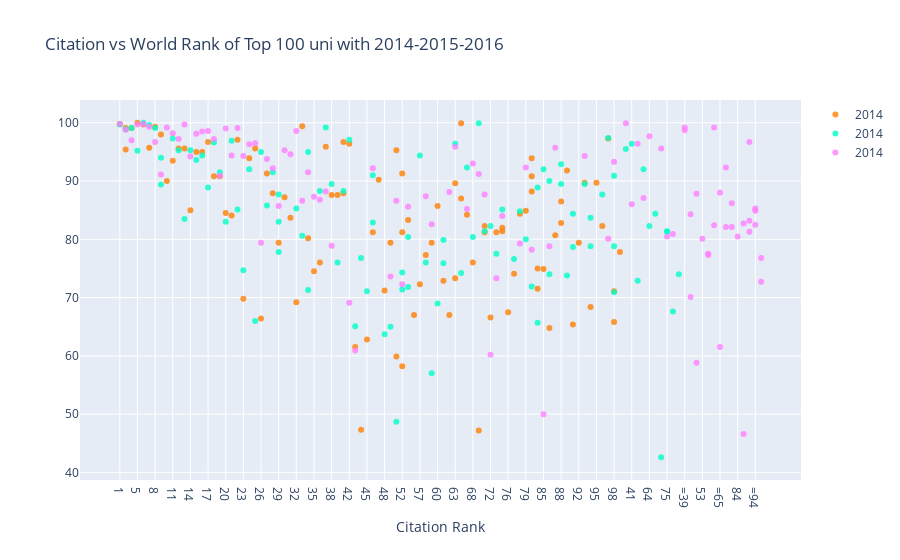

Notebook source saved alongside this figure:
### Code cell
df_2014 = df[df.year ==2014].iloc[:100,:]
df_2015 = df[df.year ==2015].iloc[:100,:]
df_2016 = df[df.year ==2016].iloc[:100,:]

#scatter dağılım grafiği demek

trace1 = go.Scatter(
    x=df_2014.world_rank,y=df_2014.citations, mode='markers', name="2014", marker=dict(color='rgba(255,128,2,0.8)'), text=df_2014.university_name
)
trace2 = go.Scatter(
    x=df_2015.world_rank,y=df_2015.citations, mode='markers', name="2014", marker=dict(color='rgba(0,255,200,0.8)'), text=df_2015.university_name
)
trace3 = go.Scatter(
    x=df_2016.world_rank,y=df_2016.citations, mode='markers', name="2014", marker=dict(color='rgba(255,128,255,0.8)'), text=df_2016.university_name
)
data=[trace1, trace2, trace3]

layout=dict(title='Citation vs World Rank of Top 100 uni with 2014-2015-2016', xaxis=dict (title='Citation Rank', ticklen=5, zeroline=False))

fig=dict(data=data,layout=layout)
iplot(fig)

### Figure 1 — Plotly figure (JSON) as saved in the notebook; plotly's stock layout.template omitted (floating-point values rounded to 4 significant figures)
{"data": [{"marker": {"color": "rgba(255,128,2,0.8)"}, "mode": "markers", "name": "2014", "text": ["California Institute of Technology", "Harvard University", "University of Oxford", "Stanford University", "Massachusetts Institute of Technology", "Princeton University", "University of Cambridge", "University of California, Berkeley", "University of Chicago", "Imperial College London", "Yale University", "University of California, Los Angeles", "Columbia University", "ETH Zurich – Swiss Federal Institute of Technology Zurich", "Johns Hopkins University", "University of Pennsylvania", "Duke University", "University of Michigan", "Cornell University", "University of Toronto", "University College London", "Northwestern University", "University of Tokyo", "Carnegie Mellon University", "University of Washington", "National University of Singapore", "University of Texas at Austin", "Georgia Institute of Technology", "University of Illinois at Urbana-Champaign", "University of Wisconsin-Madison", "University of British Columbia", "London School of Economics and Political Science", "University of California, Santa Barbara", "University of Melbourne", "McGill University", "Karolinska Institute", "École Polytechnique Fédérale de Lausanne", "King’s College London", "University of Edinburgh", "New York University", "University of California, San Diego", "Washington University in St Louis", "University of Hong Kong", "Seoul National University", "Peking University", "University of Minnesota", "University of North Carolina at Chapel Hill", "Australian National University", "Pennsylvania State University", "Boston University", "Tsinghua University", "Brown University", "Kyoto University", "University of California, Davis", "LMU Munich", "Korea Advanced Institute of Science and Technology (KAIST)", "Hong Kong University of Science and Technology", "University of Manchester", "Ohio State University", "Pohang University of Science and Technology", "KU Leuven", "Purdue University", "The University of Queensland", "University of Göttingen", "Rice University", "École Normale Supérieure", "Leiden University", "Heidelberg University", "Delft University of Technology", "University of Southern California", "École Polytechnique", "University of Sydney", "Erasmus University Rotterdam", "University of Basel", "Utrecht University", "Nanyang Technological University", "Wageningen University and Research Center", "University of Pittsburgh", "University of Bristol", "Durham University", "Emory University", "Tufts University", "Michigan State University", "University of Amsterdam", "Ghent University", "Free University of Berlin", "Technical University of Munich", "Case Western Reserve University", "Vanderbilt University", "University of Notre Dame", "Monash University", "McMaster University", "University of California, Irvine", "Humboldt University of Berlin", "University of Rochester", "Pierre and Marie Curie University", "University of Colorado Boulder", "Maastricht University", "University of Groningen", "University of Helsinki"], "type": "scatter", "x": ["1", "2", "2", "4", "5", "6", "7", "8", "9", "10", "11", "12", "13", "14", "15", "16", "17", "18", "19", "20", "21", "22", "23", "24", "25", "26", "27", "28", "29", "30", "31", "32", "33", "34", "35", "36", "37", "38", "39", "40", "40", "42", "43", "44", "45", "46", "47", "48", "49", "50", "50", "52", "52", "52", "55", "56", "57", "58", "59", "60", "61", "62", "63", "63", "65", "65", "67", "68", "69", "70", "70", "72", "73", "74", "74", "76", "77", "78", "79", "80", "80", "80", "83", "83", "85", "86", "87", "88", "88", "90", "91", "92", "93", "94", "95", "96", "97", "98", "98", "100"], "y": [99.8, 99.1, 95.4, 99.1, 100, 99.7, 95.7, 99.3, 98, 90, 93.5, 95.6, 95.6, 85, 95, 95, 96.7, 90.8, 90.8, 84.5, 84.1, 97.1, 69.8, 93.9, 95.6, 66.4, 91.3, 87.9, 79.4, 87.2, 83.7, 69.2, 99.4, 80.2, 74.5, 76, 95.9, 87.6, 87.6, 87.9, 96.7, 96.4, 61.5, 47.3, 62.8, 81.2, 90.2, 71.2, 79.4, 95.3, 59.9, 91.3, 58.2, 81.2, 83.3, 67, 72.3, 77.3, 79.4, 85.7, 72.9, 67, 73.3, 89.6, 99.9, 87, 84.2, 76, 47.2, 81.2, 82.3, 66.6, 81.2, 81.4, 82, 67.5, 74.1, 84.4, 84.9, 88.2, 90.8, 93.9, 71.5, 75, 74.9, 64.8, 80.7, 82.8, 86.5, 91.8, 65.4, 79.4, 89.7, 68.4, 89.7, 82.3, 97.3, 65.8, 71.1, 77.8]}, {"marker": {"color": "rgba(0,255,200,0.8)"}, "mode": "markers", "name": "2014", "text": ["California Institute of Technology", "Harvard University", "University of Oxford", "Stanford University", "University of Cambridge", "Massachusetts Institute of Technology", "Princeton University", "University of California, Berkeley", "Imperial College London", "Yale University", "University of Chicago", "University of California, Los Angeles", "ETH Zurich – Swiss Federal Institute of Technology Zurich", "Columbia University", "Johns Hopkins University", "University of Pennsylvania", "University of Michigan", "Duke University", "Cornell University", "University of Toronto", "Northwestern University", "University College London", "University of Tokyo", "Carnegie Mellon University", "National University of Singapore", "University of Washington", "Georgia Institute of Technology", "University of Texas at Austin", "LMU Munich", "University of Illinois at Urbana-Champaign", "University of Wisconsin-Madison", "University of British Columbia", "University of Melbourne", "London School of Economics and Political Science", "École Polytechnique Fédérale de Lausanne", "University of Edinburgh", "University of California, Santa Barbara", "New York University", "McGill University", "King’s College London", "University of California, San Diego", "Washington University in St Louis", "University of Hong Kong", "Karolinska Institute", "Australian National University", "University of Minnesota", "University of North Carolina at Chapel Hill", "Peking University", "Tsinghua University", "Seoul National University", "Hong Kong University of Science and Technology", "Korea Advanced Institute of Science and Technology (KAIST)", "University of Manchester", "Brown University", "KU Leuven", "University of California, Davis", "Boston University", "Pennsylvania State University", "Kyoto University", "University of Sydney", "Nanyang Technological University", "École Polytechnique", "Scuola Normale Superiore di Pisa", "Leiden University", "The University of Queensland", "Pohang University of Science and Technology", "University of Göttingen", "Ohio State University", "Rice University", "Heidelberg University", "Delft University of Technology", "Erasmus University Rotterdam", "Wageningen University and Research Center", "University of Bristol", "University of Basel", "University of Southern California", "University of Amsterdam", "École Normale Supérieure", "Utrecht University", "Humboldt University of Berlin", "Free University of Berlin", "Michigan State University", "Durham University", "Monash University", "Middle East Technical University", "University of Arizona", "University of Notre Dame", "Tufts University", "University of California, Irvine", "Ghent University", "University of Massachusetts", "University of Pittsburgh", "Emory University", "McMaster University", "University of Glasgow", "Vanderbilt University", "University of Colorado Boulder", "Stockholm University", "Technical University of Munich", "Uppsala University"], "type": "scatter", "x": ["1", "2", "3", "4", "5", "6", "7", "8", "9", "9", "11", "12", "13", "14", "15", "16", "17", "18", "19", "20", "21", "22", "23", "24", "25", "26", "27", "28", "29", "29", "29", "32", "33", "34", "34", "36", "37", "38", "39", "40", "41", "42", "43", "44", "45", "46", "46", "48", "49", "50", "51", "52", "52", "54", "55", "55", "57", "58", "59", "60", "61", "61", "63", "64", "65", "66", "67", "68", "69", "70", "71", "72", "73", "74", "75", "75", "77", "78", "79", "80", "81", "82", "83", "83", "85", "86", "86", "88", "88", "90", "91", "91", "93", "94", "94", "96", "97", "98", "98", "98"], "y": [99.7, 98.9, 95.5, 99.1, 95.2, 100, 99.6, 99.1, 89.4, 94, 97.3, 95.3, 83.5, 95.3, 93.6, 94.4, 88.9, 96.6, 91.5, 83, 96.9, 85.1, 74.7, 92, 66, 95, 85.8, 91.5, 83, 77.8, 87.7, 85.3, 80.6, 71.3, 95, 88.3, 99.2, 89.5, 76, 88.3, 96.4, 97.1, 65.1, 76.8, 71.1, 82.9, 91, 63.7, 65, 48.7, 72.9, 71.4, 74.3, 92, 71.8, 80.4, 94.4, 76, 57, 69, 75.9, 79.9, 96.4, 82.3, 74.2, 84.4, 92.3, 80.4, 99.9, 81.4, 42.6, 82.3, 77.5, 85.1, 81.4, 81.3, 76.6, 84.8, 80, 71.9, 67.6, 74, 88.9, 65.7, 92, 74, 90, 92.9, 89.5, 73.8, 78.7, 84.4, 89.5, 78.8, 83.7, 87.7, 97.4, 90.9, 78.8, 70.9]}, {"marker": {"color": "rgba(255,128,255,0.8)"}, "mode": "markers", "name": "2014", "text": ["California Institute of Technology", "University of Oxford", "Stanford University", "University of Cambridge", "Massachusetts Institute of Technology", "Harvard University", "Princeton University", "Imperial College London", "ETH Zurich – Swiss Federal Institute of Technology Zurich", "University of Chicago", "Johns Hopkins University", "Yale University", "University of California, Berkeley", "University College London", "Columbia University", "University of California, Los Angeles", "University of Pennsylvania", "Cornell University", "University of Toronto", "Duke University", "University of Michigan", "Carnegie Mellon University", "London School of Economics and Political Science", "University of Edinburgh", "Northwestern University", "National University of Singapore", "King’s College London", "Karolinska Institute", "LMU Munich", "New York University", "École Polytechnique Fédérale de Lausanne", "University of Washington", "University of Melbourne", "University of British Columbia", "KU Leuven", "University of Illinois at Urbana-Champaign", "Heidelberg University", "McGill University", "University of California, San Diego", "University of California, Santa Barbara", "Georgia Institute of Technology", "Peking University", "University of Tokyo", "University of California, Davis", "University of Hong Kong", "University of Texas at Austin", "Tsinghua University", "Wageningen University and Research Center", "Humboldt University of Berlin", "University of Wisconsin-Madison", "Brown University", "Australian National University", "Technical University of Munich", "École Normale Supérieure", "Nanyang Technological University", "University of Manchester", "University of Sydney", "University of Amsterdam", "Hong Kong University of Science and Technology", "The University of Queensland", "Washington University in St Louis", "Utrecht University", "University of North Carolina at Chapel Hill", "Boston University", "Delft University of Technology", "University of Minnesota", "Leiden University", "University of Southern California", "University of Bristol", "Durham University", "Erasmus University Rotterdam", "Free University of Berlin", "Monash University", "University of Groningen", "Pennsylvania State University", "University of Glasgow", "University of Helsinki", "University of Tübingen", "University of Pittsburgh", "University of Warwick", "Uppsala University", "University of Copenhagen", "University of New South Wales", "University of Freiburg", "Seoul National University", "University of St Andrews", "Vanderbilt University", "Kyoto University", "Maastricht University", "Emory University", "Lund University", "Ohio State University", "University of Exeter", "University of Bonn", "Georgetown University", "McMaster University", "University of Sheffield", "Queen Mary University of London", "University of Göttingen", "Michigan State University"], "type": "scatter", "x": ["1", "2", "3", "4", "5", "6", "7", "8", "9", "10", "11", "12", "13", "14", "15", "16", "17", "18", "19", "20", "21", "22", "23", "24", "25", "26", "27", "28", "29", "30", "31", "32", "33", "34", "35", "36", "37", "38", "=39", "=39", "41", "42", "43", "=44", "=44", "46", "=47", "=47", "49", "50", "51", "52", "53", "54", "55", "=56", "=56", "58", "59", "=60", "=60", "62", "63", "64", "=65", "=65", "67", "68", "69", "70", "71", "72", "73", "74", "75", "=76", "=76", "78", "79", "80", "81", "=82", "=82", "84", "85", "86", "87", "=88", "=88", "=90", "=90", "=90", "93", "=94", "=94", "=94", "97", "98", "=99", "=99"], "y": [99.8, 98.8, 99.9, 97, 99.7, 99.8, 99.3, 96.7, 91.1, 99.2, 98.2, 97.2, 99.7, 94.2, 98.1, 98.5, 98.6, 97.2, 90.9, 99, 94.4, 99.1, 94.3, 96.3, 96.5, 79.4, 93.8, 92.2, 85.7, 95.3, 94.6, 98.6, 86.6, 91.5, 87.3, 86.8, 88.2, 78.9, 98.7, 99.2, 86, 69.1, 60.9, 84.3, 70.1, 92.2, 58.8, 87.8, 73.6, 86.6, 96.4, 72.3, 80.1, 87.1, 85.6, 77.3, 77.5, 87.4, 82.6, 82.4, 99.2, 88.1, 95.9, 97.7, 61.5, 88, 85.2, 93, 91.2, 87.7, 95.6, 60.2, 73.3, 84, 80.5, 92.3, 82.1, 79.3, 92.3, 78.2, 80.9, 86.2, 82.1, 80.5, 50, 78.8, 95.7, 46.6, 82.7, 96.7, 81.3, 83.2, 94.3, 85.3, 82.5, 84.9, 80.1, 93.3, 72.7, 76.8]}], "layout": {"autosize": true, "title": {"text": "Citation vs World Rank of Top 100 uni with 2014-2015-2016"}, "xaxis": {"autorange": true, "range": [-6.613, 115.6], "ticklen": 5, "title": {"text": "Citation Rank"}, "type": "category", "zeroline": false}, "yaxis": {"autorange": true, "range": [37.86, 104.7], "type": "linear"}}}
